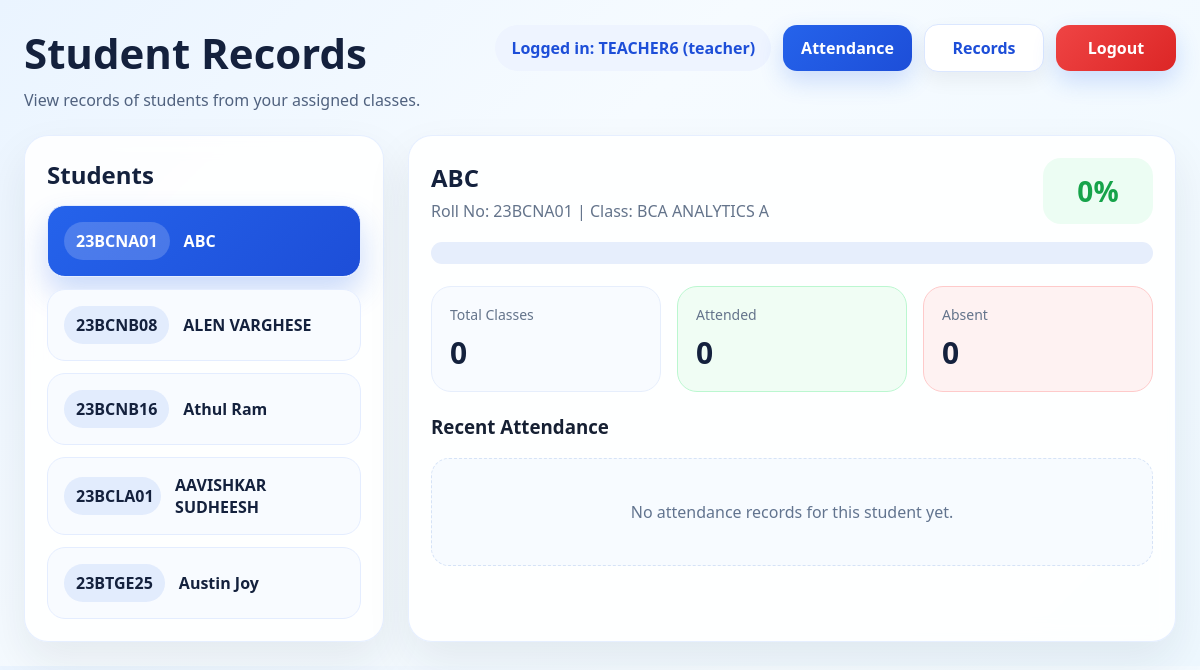
Screenshot of /records (signed in) with the database file from the repository.
### tables this page shows
CREATE TABLE students (
            id INTEGER PRIMARY KEY AUTOINCREMENT,
            roll_no TEXT UNIQUE NOT NULL,
            name TEXT NOT NULL,
            class_id INTEGER NOT NULL,
            user_id INTEGER UNIQUE,
            FOREIGN KEY(class_id) REFERENCES classes(id),
            FOREIGN KEY(user_id) REFERENCES users(id)
        );

CREATE TABLE classes (
            id INTEGER PRIMARY KEY AUTOINCREMENT,
            class_name TEXT UNIQUE NOT NULL
        );

### app.py (the view, shortened to what this page needs)
@app.route("/records")
@login_required
@role_required("admin", "teacher", "student")
def records():
    conn = get_db()
    role = session.get("role")
    selected_student = None
    recent_rows = []
    students = []
    if role == "admin":
        selected_student_id = request.args.get("student_id", type=int)
        students = conn.execute("""
            SELECT
                s.id,
                s.roll_no,
                s.name,
                c.class_name,
                COALESCE(SUM(CASE WHEN a.status = 'Present' THEN 1 ELSE 0 END), 0) AS present_count,
                COALESCE(SUM(CASE WHEN a.status = 'Absent' THEN 1 ELSE 0 END), 0) AS absent_count,
                COUNT(a.id) AS total_count
            FROM students s
            JOIN classes c ON s.class_id = c.id
            LEFT JOIN attendance a ON a.student_id = s.id
            GROUP BY s.id, s.roll_no, s.name, c.class_name
            ORDER BY c.class_name, s.roll_no
        """).fetchall()
        if selected_student_id is None and students:
            selected_student_id = students[0]["id"]
        if selected_student_id is not None:
            selected_student = conn.execute("""
                SELECT
                    s.id,
                    s.roll_no,
                    s.name,
                    c.class_name,
                    COALESCE(SUM(CASE WHEN a.status = 'Present' THEN 1 ELSE 0 END), 0) AS present_count,
                    COALESCE(SUM(CASE WHEN a.status = 'Absent' THEN 1 ELSE 0 END), 0) AS absent_count,
                    COUNT(a.id) AS total_count
                FROM students s
                JOIN classes c ON s.class_id = c.id
                LEFT JOIN attendance a ON a.student_id = s.id
                WHERE s.id = ?
                GROUP BY s.id, s.roll_no, s.name, c.class_name
            """, (selected_student_id,)).fetchone()
    elif role == "teacher":
        selected_student_id = request.args.get("student_id", type=int)
        students = conn.execute("""
            SELECT
                s.id,
                s.roll_no,
                s.name,
                c.class_name,
                COALESCE(SUM(CASE WHEN a.status = 'Present' THEN 1 ELSE 0 END), 0) AS present_count,
                COALESCE(SUM(CASE WHEN a.status = 'Absent' THEN 1 ELSE 0 END), 0) AS absent_count,
                COUNT(a.id) AS total_count
            FROM students s
            JOIN classes c ON s.class_id = c.id
            JOIN teacher_classes tc ON tc.class_id = c.id
            LEFT JOIN attendance a ON a.student_id = s.id
            WHERE tc.teacher_user_id = ?
            GROUP BY s.id, s.roll_no, s.name, c.class_name
            ORDER BY c.class_name, s.roll_no
        """, (session["user_id"],)).fetchall()
        if selected_student_id is None and students:
            selected_student_id = students[0]["id"]
        if selected_student_id is not None:
            selected_student = conn.execute("""
                SELECT
                    s.id,
                    s.roll_no,
                    s.name,
                    c.class_name,
                    COALESCE(SUM(CASE WHEN a.status = 'Present' THEN 1 ELSE 0 END), 0) AS present_count,
                    COALESCE(SUM(CASE WHEN a.status = 'Absent' THEN 1 ELSE 0 END), 0) AS absent_count,
                    COUNT(a.id) AS total_count
                FROM students s
                JOIN classes c ON s.class_id = c.id
                JOIN teacher_classes tc ON tc.class_id = c.id
                LEFT JOIN attendance a ON a.student_id = s.id
                WHERE tc.teacher_user_id = ?
                  AND s.id = ?
                GROUP BY s.id, s.roll_no, s.name, c.class_name
            """, (session["user_id"], selected_student_id)).fetchone()
    if selected_student:
        recent_rows = conn.execute("""
            SELECT att_date, hour_no, status
            FROM attendance
            WHERE student_id = ?
            ORDER BY att_date DESC, hour_no ASC
            LIMIT 40
        """, (selected_student["id"],)).fetchall()
    conn.close()
    percentage = 0
    if selected_student and selected_student["total_count"] > 0:
        percentage = round(
            (selected_student["present_count"] / selected_student["total_count"]) * 100
        )
    return render_template(
        "records.html",
        students=students,
        selected_student=selected_student,
        recent_rows=recent_rows,
        percentage=percentage,
        current_user=session.get("username"),
        role=role
    )

### app.py (called while the page is built)
def get_db():
    conn = sqlite3.connect(DB_NAME)
    conn.row_factory = sqlite3.Row
    return conn

def login_required(func):
    @wraps(func)
    def wrapper(*args, **kwargs):
        if "user_id" not in session:
            return redirect(url_for("login"))
        return func(*args, **kwargs)
    return wrapper

def role_required(*roles):
    def decorator(func):
        @wraps(func)
        def wrapper(*args, **kwargs):
            if session.get("role") not in roles:
                flash("You are not allowed to access that page.")
                return redirect(url_for("login"))
            return func(*args, **kwargs)
        return wrapper
    return decorator

### templates/records.html (shortened to what this page needs)
<!DOCTYPE html>
<html lang="en">
<head>
    <link rel="stylesheet" href="{{ url_for('static', filename='style.css') }}">
</head>
<body>
    <div class="page-shell">
        <header class="topbar">
            <div>
                <h1>Student Records</h1>
                <p class="subtitle">
                    {% if role == 'admin' %}
                        View all student records.
                    {% elif role == 'teacher' %}
                        View records of students from your assigned classes.
                    {% else %}
                        Your attendance record.
                    {% endif %}
                </p>
            </div>
            <nav class="top-actions">
                <span class="user-pill">Logged in: {{ current_user }} ({{ role }})</span>
                {% if role == 'admin' %}
                    <a class="nav-link" href="{{ url_for('admin_dashboard') }}">Admin</a>
                {% elif role == 'teacher' %}
                    <a class="nav-link" href="{{ url_for('teacher_attendance') }}">Attendance</a>
                {% endif %}
                <a class="nav-link secondary" href="{{ url_for('records') }}">Records</a>
                <a class="nav-link danger-link" href="{{ url_for('logout') }}">Logout</a>
            </nav>
        </header>
        <section class="records-layout">
            <aside class="panel student-list-panel">
                <h2>{% if role == 'student' %}Student{% else %}Students{% endif %}</h2>
                {% if students %}
                    <div class="student-list">
                        {% for student in students %}
                            {% if role == 'student' %}
                                <div class="student-item active-student">
                                    <div class="student-roll">{{ student["roll_no"] }}</div>
                                    <div class="student-name">{{ student["name"] }}</div>
                                </div>
                            {% else %}
                                <a
                                    href="{{ url_for('records', student_id=student['id']) }}"
                                    class="student-item {% if selected_student and selected_student['id'] == student['id'] %}active-student{% endif %}"
                                >
                                    <div class="student-roll">{{ student["roll_no"] }}</div>
                                    <div class="student-name">{{ student["name"] }}</div>
                                </a>
                            {% endif %}
                        {% endfor %}
                    </div>
                {% else %}
                    <div class="empty-state">
                        <p>No students found.</p>
                    </div>
                {% endif %}
            </aside>
            <main class="panel details-panel">
                {% if selected_student %}
                    <div class="detail-header">
                        <div>
                            <h2>{{ selected_student["name"] }}</h2>
                            <p class="muted-text">Roll No: {{ selected_student["roll_no"] }} | Class: {{ selected_student["class_name"] }}</p>
                        </div>
                        <div class="percentage-badge">{{ percentage }}%</div>
                    </div>
                    <div class="progress-track">
                    </div>
                    <div class="stats-grid">
                        <div class="stat-card">
                            <span class="stat-label">Total Classes</span>
                            <span class="stat-value">{{ selected_student["total_count"] }}</span>
                        </div>
                        <div class="stat-card present-card">
                            <span class="stat-label">Attended</span>
                            <span class="stat-value">{{ selected_student["present_count"] }}</span>
                        </div>
                        <div class="stat-card absent-card">
                            <span class="stat-label">Absent</span>
                            <span class="stat-value">{{ selected_student["absent_count"] }}</span>
                        </div>
                    </div>
                    <div class="history-panel">
                        <h3>Recent Attendance</h3>
                        {% if recent_rows %}
                            <table class="mini-table">
                                <thead>
                                    <tr>
                                        <th>Date</th>
                                        <th>Hour</th>
                                        <th>Status</th>
                                    </tr>
                                </thead>
                                <tbody>
                                    {% for row in recent_rows %}
                                    <tr>
                                        <td>{{ row["att_date"] }}</td>
                                        <td>H{{ row["hour_no"] }}</td>
                                        <td>
                                            <span class="mini-status {% if row['status'] == 'Present' %}mini-present{% else %}mini-absent{% endif %}">
                                                {{ row["status"] }}
                                            </span>
                                        </td>
                                    </tr>
                                    {% endfor %}
                                </tbody>
                            </table>
                        {% else %}
                            <div class="empty-state">
                                <p>No attendance records for this student yet.</p>
                            </div>
                        {% endif %}
                    </div>
                {% else %}
                    <div class="empty-state">
                        <p>Select a student to view details.</p>
                    </div>
                {% endif %}
            </main>
        </section>
    </div>
</body>
</html>

### static/style.css (style rules this page uses)
* { box-sizing: border-box; }
body { margin: 0; font-family: "Segoe UI", Arial, sans-serif; background: linear-gradient(135deg, #eaf4ff 0%, #f6fbff 40%, #eef8ff 100%); color: #162033; }
.page-shell { max-width: 1400px; margin: 0 auto; padding: 24px; }
.topbar { display: flex; justify-content: space-between; align-items: flex-start; gap: 16px; margin-bottom: 24px; }
.topbar h1 { margin: 0 0 8px; font-size: 42px; font-weight: 800; color: #14213d; }
.subtitle { margin: 0; color: #50627f; font-size: 16px; }
.top-actions { display: flex; gap: 12px; flex-wrap: wrap; align-items: center; }
.user-pill { padding: 12px 16px; border-radius: 999px; background: #eef4ff; color: #1d4ed8; font-weight: 700; }
.nav-link { display: inline-flex; align-items: center; justify-content: center; min-width: 120px; padding: 12px 18px; border-radius: 14px; text-decoration: none; color: white; background: linear-gradient(135deg, #2563eb, #1d4ed8); box-shadow: 0 10px 24px rgba(37, 99, 235, 0.2); font-weight: 700; }
.nav-link.secondary { background: white; color: #1d4ed8; border: 1px solid #dbe7ff; box-shadow: 0 8px 20px rgba(15, 23, 42, 0.06); }
.nav-link.danger-link { background: linear-gradient(135deg, #ef4444, #dc2626); color: white; }
.panel { background: rgba(255, 255, 255, 0.88); border: 1px solid rgba(220, 232, 255, 0.7); backdrop-filter: blur(10px); border-radius: 24px; box-shadow: 0 20px 45px rgba(22, 32, 51, 0.08); padding: 22px; }
.form-card h2, .table-header h2, .student-list-panel h2, .details-panel h2, .panel h2 { margin-top: 0; margin-bottom: 14px; color: #14213d; }
.empty-state { padding: 26px; text-align: center; color: #62748f; background: #f7fbff; border: 1px dashed #d6e3f7; border-radius: 18px; }
.records-layout { display: grid; grid-template-columns: 360px 1fr; gap: 24px; }
.student-list { display: flex; flex-direction: column; gap: 12px; }
.student-item { display: flex; gap: 14px; align-items: center; text-decoration: none; padding: 16px; border-radius: 18px; background: #f8fbff; border: 1px solid #e4edff; color: #14213d; transition: transform 0.15s ease, box-shadow 0.15s ease, border-color 0.15s ease; }
.active-student { background: linear-gradient(135deg, #2563eb, #1d4ed8); color: white; box-shadow: 0 16px 30px rgba(37, 99, 235, 0.24); }
.student-roll { min-width: 82px; padding: 8px 12px; border-radius: 999px; background: rgba(37, 99, 235, 0.1); font-weight: 800; text-align: center; }
.active-student .student-roll { background: rgba(255, 255, 255, 0.18); color: white; }
.student-name { font-weight: 700; }
.detail-header { display: flex; justify-content: space-between; align-items: center; gap: 16px; margin-bottom: 18px; }
.detail-header h2 { margin-bottom: 6px; }
.muted-text { color: #64748b; margin: 0; }
.percentage-badge { min-width: 110px; text-align: center; font-size: 28px; font-weight: 800; color: #16a34a; background: #ecfdf3; border-radius: 18px; padding: 14px 16px; }
.progress-track { width: 100%; height: 22px; background: #e6eefc; border-radius: 999px; overflow: hidden; margin-bottom: 22px; }
.stats-grid { display: grid; grid-template-columns: repeat(3, minmax(170px, 1fr)); gap: 16px; margin-bottom: 22px; }
.stat-card { padding: 18px; border-radius: 20px; background: #f8fbff; border: 1px solid #e6eefc; }
.present-card { background: #f0fdf4; border-color: #bbf7d0; }
.absent-card { background: #fef2f2; border-color: #fecaca; }
.stat-label { display: block; color: #64748b; margin-bottom: 8px; font-size: 14px; }
.stat-value { display: block; font-size: 30px; font-weight: 800; color: #14213d; }
.history-panel h3 { margin-top: 0; }

### rows the page displays
students: roll_no "23BCNA01", name "ABC"
students: roll_no "23BCNB08", name "ALEN VARGHESE"
students: roll_no "23BCNB16", name "Athul Ram"
students: roll_no "23BCLA01", name "AAVISHKAR SUDHEESH"
students: roll_no "23BTGE25", name "Austin Joy"
classes: class_name "BCA ANALYTICS A"

### other values shown
{{ current_user }} "TEACHER6"
{{ role }} "teacher"
{{ percentage }} "0"
{{ selected_student["total_count"] }} "0"
{{ selected_student["present_count"] }} "0"
{{ selected_student["absent_count"] }} "0"
